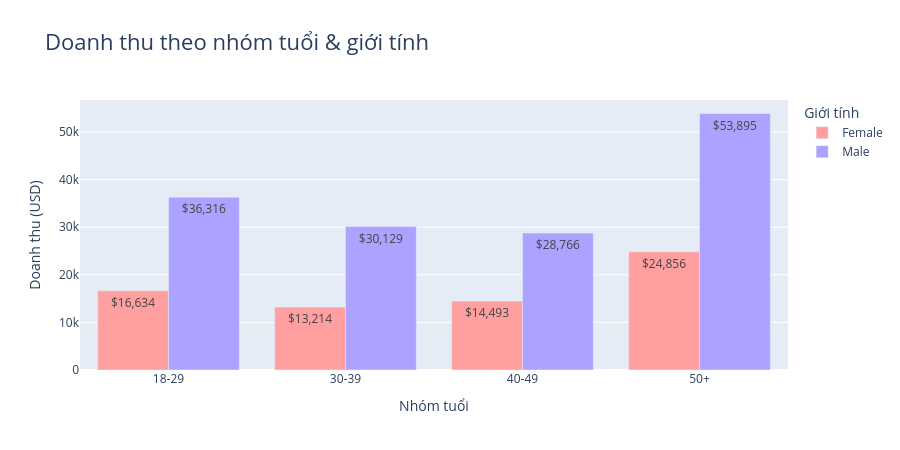

Write notebook code for a chart like this one.
### Markdown cell above
### Chi tiêu theo nhóm tuổi & giới tính – Ai đáng đầu tư nhất?

### Code cell
# Tạo nhóm tuổi
bins = [18, 30, 40, 50, 70]
labels_age = ['18-29', '30-39', '40-49', '50+']
df['AgeGroup'] = pd.cut(df['Age'], bins=bins, labels=labels_age, right=False)

# Phân tích chi tiêu theo tuổi x giới tính
age_gender = df.groupby(['AgeGroup', 'Gender'], observed=True).agg(
    Total_Revenue=('Price_in_USD', 'sum'),
    Num_Orders=('Customer_ID', 'count'),
    Avg_Spend=('Price_in_USD', 'mean')
).reset_index()

fig = px.bar(
    age_gender, x='AgeGroup', y='Total_Revenue', color='Gender',
    barmode='group', text_auto='$,.0f',
    color_discrete_map={'Male': '#ADA2FF', 'Female': '#FF9F9F'},
    labels={'AgeGroup': 'Nhóm tuổi', 'Total_Revenue': 'Doanh thu (USD)', 'Gender': 'Giới tính'},
    title='Doanh thu theo nhóm tuổi & giới tính'
)
fig.update_layout(title_font_size=22, height=450)
fig.update_traces(textfont_size=12)
fig.show()

# In tỷ lệ
total = df['Price_in_USD'].sum()
male_rev = df[df['Gender']=='Male']['Price_in_USD'].sum()
print(f"Nam đóng góp: ${male_rev:,.0f} ({male_rev/total*100:.1f}%)")
print(f"Nữ đóng góp: ${total-male_rev:,.0f} ({(total-male_rev)/total*100:.1f}%)")

### Figure 1 — Plotly figure (JSON) as saved in the notebook; plotly's stock layout.template omitted (floating-point values rounded to 4 significant figures)
{"data": [{"alignmentgroup": "True", "hovertemplate": "Giới tính=Female<br>Nhóm tuổi=%{x}<br>Doanh thu (USD)=%{y}<extra></extra>", "legendgroup": "Female", "marker": {"color": "#FF9F9F", "pattern": {"shape": ""}}, "name": "Female", "offsetgroup": "Female", "orientation": "v", "showlegend": true, "textfont": {"size": 12}, "textposition": "auto", "texttemplate": "%{y:$,.0f}", "type": "bar", "x": ["18-29", "30-39", "40-49", "50+"], "xaxis": "x", "y": [16634, 13214, 14493, 24856], "yaxis": "y"}, {"alignmentgroup": "True", "hovertemplate": "Giới tính=Male<br>Nhóm tuổi=%{x}<br>Doanh thu (USD)=%{y}<extra></extra>", "legendgroup": "Male", "marker": {"color": "#ADA2FF", "pattern": {"shape": ""}}, "name": "Male", "offsetgroup": "Male", "orientation": "v", "showlegend": true, "textfont": {"size": 12}, "textposition": "auto", "texttemplate": "%{y:$,.0f}", "type": "bar", "x": ["18-29", "30-39", "40-49", "50+"], "xaxis": "x", "y": [36316, 30129, 28766, 53895], "yaxis": "y"}], "layout": {"barmode": "group", "height": 450, "legend": {"title": {"text": "Giới tính"}, "tracegroupgap": 0}, "title": {"font": {"size": 22}, "text": "Doanh thu theo nhóm tuổi & giới tính"}, "xaxis": {"anchor": "y", "domain": [0, 1], "title": {"text": "Nhóm tuổi"}}, "yaxis": {"anchor": "x", "domain": [0, 1], "title": {"text": "Doanh thu (USD)"}}}}
